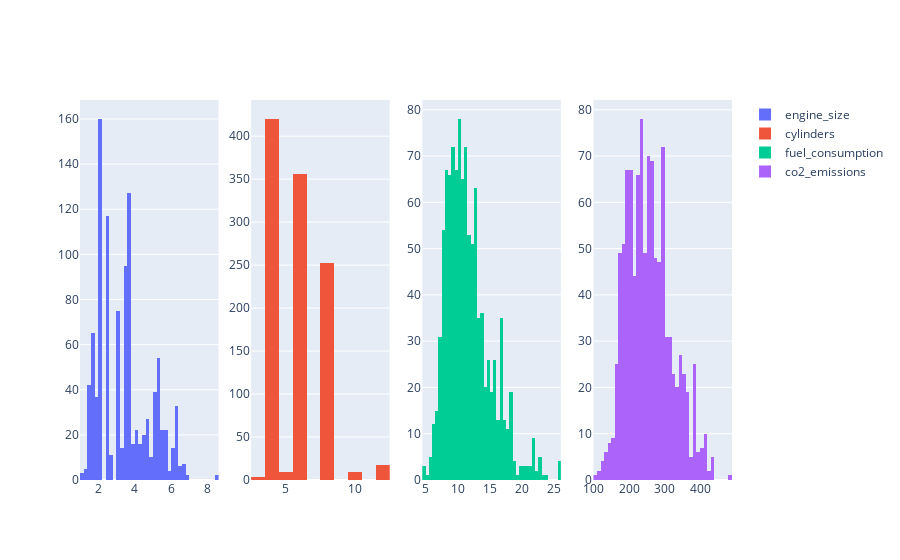

Notebook cell for this chart:
### Markdown cell above
### Graphical Distribution Analysis

Analysis thru histograms of selected features, detecting outliers. At first sight, it's not always a good idea to graph all histograms in the same plot because they need different configurations, like the number of bins, the range, etc. 

But in this case, it's ok because we are only interested in the outliers.

`engine_size` and `co2_emissions` have outliers.

### Code cell
columns = df.columns
fig = make_subplots(rows=1, cols=len(columns))

for i in range(0, len(columns)):
    column = columns[i]
    fig.add_trace(
        go.Histogram(
            x=df[column], 
            name=column,
        ), 
        row=1, col=i+1
    )

fig.show()

### Figure 1 — Plotly figure (JSON) as saved in the notebook; plotly's stock layout.template omitted (floating-point values rounded to 4 significant figures; data arrays with more than 128 entries replaced by an {"elided": "..."} marker saying what was removed)
{"data": [{"name": "engine_size", "type": "histogram", "x": {"elided": "1067 float values"}, "xaxis": "x", "yaxis": "y"}, {"name": "cylinders", "type": "histogram", "x": {"elided": "1067 int values"}, "xaxis": "x2", "yaxis": "y2"}, {"name": "fuel_consumption", "type": "histogram", "x": {"elided": "1067 float values"}, "xaxis": "x3", "yaxis": "y3"}, {"name": "co2_emissions", "type": "histogram", "x": {"elided": "1067 int values"}, "xaxis": "x4", "yaxis": "y4"}], "layout": {"xaxis": {"anchor": "y", "domain": [0, 0.2125]}, "xaxis2": {"anchor": "y2", "domain": [0.2625, 0.475]}, "xaxis3": {"anchor": "y3", "domain": [0.525, 0.7375]}, "xaxis4": {"anchor": "y4", "domain": [0.7875, 1]}, "yaxis": {"anchor": "x", "domain": [0, 1]}, "yaxis2": {"anchor": "x2", "domain": [0, 1]}, "yaxis3": {"anchor": "x3", "domain": [0, 1]}, "yaxis4": {"anchor": "x4", "domain": [0, 1]}}}
